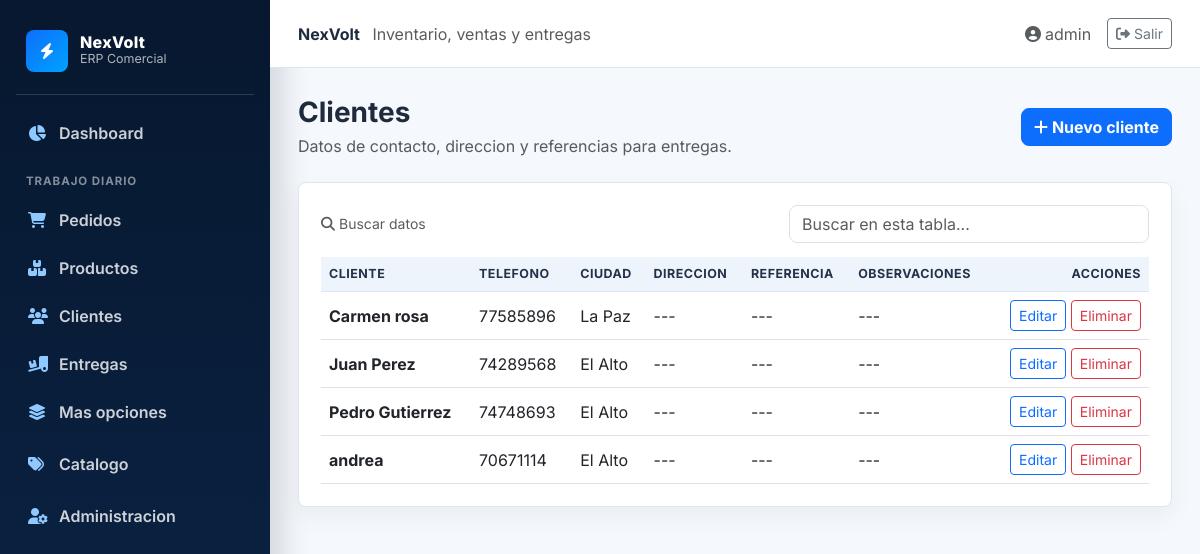
The page /clientes/ (signed in) on the database its author committed.
### blueprintapp/usuarios/models.py (models this page shows, shortened)
class User(db.Model, UserMixin):
    __tablename__ = "usuarios"
    id = db.Column(db.Integer, primary_key=True)
    username = db.Column(db.String(80), unique=True, nullable=False)
    password_hash = db.Column(db.String(128), nullable=False)
    rol_id = db.Column(db.Integer, db.ForeignKey("roles.id"))
    rol = db.relationship("Role", backref="usuarios")

### blueprintapp/clientes/models.py (models this page shows, shortened)
class Cliente(db.Model):
    __tablename__ = "clientes"
    id = db.Column(db.Integer, primary_key=True)
    nombre_completo = db.Column(db.String(120))
    telefono = db.Column(db.String(30), nullable=False)
    ciudad = db.Column(db.String(80))
    direccion = db.Column(db.String(200))
    referencia = db.Column(db.String(200))
    tipo_cliente = db.Column(db.String(50))
    fecha_registro = db.Column(db.DateTime, default=datetime.utcnow, nullable=False)
    observaciones = db.Column(db.Text)
    email = db.Column(db.String(100))
    pedidos = db.relationship("Pedido", backref="cliente", lazy=True)

### blueprintapp/clientes/routes.py (the view)
@bp_cliente.route("/")
@login_required
def index():
    clientes = Cliente.query.order_by(Cliente.nombre_completo).all()
    return render_template("cliente/index.html", clientes=clientes)

### blueprintapp/clientes/templates/cliente/index.html
{% extends "base.html" %}
{% block content %}
<div class="d-flex justify-content-between align-items-center mb-4">
    <div>
        <h1 class="h3 fw-bold mb-1">Clientes</h1>
        <p class="text-muted mb-0">Datos de contacto, direccion y referencias para entregas.</p>
    </div>
    <a href="{{ url_for('bp_cliente.create') }}" class="btn btn-primary">
        <i class="fas fa-plus me-1"></i>Nuevo cliente
    </a>
</div>
<div class="page-card">
    <div class="table-responsive">
        <table class="table table-hover align-middle mb-0">
            <thead>
                <tr>
                    <th>Cliente</th>
                    <th>Telefono</th>
                    <th>Ciudad</th>
                    <th>Direccion</th>
                    <th>Referencia</th>
                    <th>Observaciones</th>
                    <th class="text-end">Acciones</th>
                </tr>
            </thead>
            <tbody>
                {% for item in clientes %}
                <tr>
                    <td><strong>{{ item.nombre_completo or 'Sin nombre' }}</strong><div class="small text-muted">{{ item.email or '' }}</div></td>
                    <td>{{ item.telefono }}</td>
                    <td>{{ item.ciudad or '---' }}</td>
                    <td>{{ item.direccion or '---' }}</td>
                    <td>{{ item.referencia or '---' }}</td>
                    <td>{{ item.observaciones or '---' }}</td>
                    <td class="text-end">
                        <a href="{{ url_for('bp_cliente.edit', id=item.id) }}" class="btn btn-sm btn-outline-primary">Editar</a>
                        <form action="{{ url_for('bp_cliente.delete', id=item.id) }}" method="POST" class="d-inline" onsubmit="return confirm('Seguro que deseas eliminar este cliente?');">
                            <button type="submit" class="btn btn-sm btn-outline-danger">Eliminar</button>
                        </form>
                    </td>
                </tr>
                {% else %}
                <tr><td colspan="7" class="text-center text-muted py-4">No hay clientes registrados.</td></tr>
                {% endfor %}
            </tbody>
        </table>
    </div>
</div>
{% endblock %}

### blueprintapp/templates/base.html (shortened to what this page needs)
<!DOCTYPE html>
<html lang="es">
<head>
    <link href="https://cdn.jsdelivr.net/npm/bootstrap@5.3.0/dist/css/bootstrap.min.css" rel="stylesheet">
    <link href="https://cdnjs.cloudflare.com/ajax/libs/font-awesome/6.4.0/css/all.min.css" rel="stylesheet">
</head>
<body>
    {% if current_user.is_authenticated %}
    <div class="erp-shell">
        {% include "components/navbar.html" %}
        <section class="erp-main">
            <header class="topbar">
                <div>
                    <strong>NexVolt</strong>
                    <span class="text-muted ms-2">Inventario, ventas y entregas</span>
                </div>
                <div class="d-flex align-items-center gap-3">
                    <a class="text-decoration-none text-muted" href="{{ url_for('bp_perfil.ver_perfil') }}">
                        <i class="fas fa-user-circle me-1"></i>{{ current_user.username }}
                    </a>
                    <a class="btn btn-sm btn-outline-secondary" href="{{ url_for('auth.logout') }}">
                        <i class="fas fa-right-from-bracket me-1"></i>Salir
                    </a>
                </div>
            </header>
            <main class="content-wrap">
    {% else %}
    {% include "components/messages.html" %}
    <main class="container py-5">
    {% endif %}
        {% block content %}{% endblock %}
    </main>
    {% if current_user.is_authenticated %}
        </section>
    </div>
    {% endif %}
</body>
</html>

### blueprintapp/templates/components/navbar.html (shortened to what this page needs)
<aside class="erp-sidebar">
    <div class="brand-box">
        <div class="brand-icon"><i class="fas fa-bolt"></i></div>
        <div>
            <div class="brand-title">NexVolt</div>
            <div class="brand-subtitle">ERP Comercial</div>
        </div>
    </div>
    <a class="side-link" href="{{ url_for('main_bp.index') }}"><i class="fas fa-chart-pie"></i>Dashboard</a>
    <div class="sidebar-label">Trabajo diario</div>
    <a class="side-link" href="{{ url_for('bp_pedido.index') }}"><i class="fas fa-cart-shopping"></i>Pedidos</a>
    <a class="side-link" href="{{ url_for('bp_producto.index') }}"><i class="fas fa-boxes-stacked"></i>Productos</a>
    <a class="side-link" href="{{ url_for('bp_cliente.index') }}"><i class="fas fa-users"></i>Clientes</a>
    <a class="side-link" href="{{ url_for('bp_entrega.index') }}"><i class="fas fa-truck-ramp-box"></i>Entregas</a>
    <details class="nav-group">
        <summary class="side-link"><i class="fas fa-layer-group"></i>Mas opciones</summary>
    </details>
    <details class="nav-group">
        <summary class="side-link"><i class="fas fa-tags"></i>Catalogo</summary>
    </details>
    {% if current_user.rol and current_user.rol.nombre_rol == 'Administrador' %}
    <details class="nav-group">
        <summary class="side-link"><i class="fas fa-user-gear"></i>Administracion</summary>
    </details>
    {% endif %}
</aside>

### blueprintapp/templates/base.html (style rules this page uses)
:root { --navy: #07182f; --navy-2: #0b2447; --electric: #0d6efd; --electric-2: #00a3ff; --page: #f5f8fc; --line: #dce6f2; --text: #1f2a3d; }
body { min-height: 100vh; margin: 0; background: var(--page); color: var(--text); font-family: "Inter", sans-serif; }
.erp-shell { min-height: 100vh; display: flex; }
.erp-sidebar { width: 270px; flex: 0 0 270px; background: linear-gradient(180deg, var(--navy), var(--navy-2)); color: #fff; padding: 22px 16px; position: sticky; top: 0; height: 100vh; overflow-y: auto; box-shadow: 10px 0 30px rgba(7, 24, 47, 0.16); }
.brand-box { display: flex; align-items: center; gap: 12px; padding: 8px 10px 22px; border-bottom: 1px solid rgba(255, 255, 255, 0.14); margin-bottom: 16px; }
.brand-icon { width: 42px; height: 42px; display: grid; place-items: center; border-radius: 8px; background: linear-gradient(135deg, var(--electric), var(--electric-2)); }
.brand-title { font-weight: 800; letter-spacing: .3px; line-height: 1; }
.brand-subtitle { font-size: .78rem; color: rgba(255, 255, 255, .68); }
.sidebar-label { color: rgba(255, 255, 255, .5); font-size: .72rem; font-weight: 700; letter-spacing: .08em; margin: 18px 10px 8px; text-transform: uppercase; }
.side-link { display: flex; align-items: center; gap: 11px; color: rgba(255, 255, 255, .8); text-decoration: none; padding: 10px 12px; border-radius: 8px; margin-bottom: 4px; font-weight: 600; transition: .15s ease; }
.side-link i { width: 20px; color: #8fc9ff; }
.erp-main { flex: 1; min-width: 0; display: flex; flex-direction: column; }
.topbar { height: 68px; background: #fff; border-bottom: 1px solid var(--line); display: flex; align-items: center; justify-content: space-between; padding: 0 28px; position: sticky; top: 0; z-index: 10; }
.content-wrap { padding: 28px; }
.page-card { background: #fff; border: 1px solid var(--line); border-radius: 8px; box-shadow: 0 10px 25px rgba(7, 24, 47, .05); padding: 22px; animation: riseIn .22s ease both; }
.btn-primary { background: var(--electric); border-color: var(--electric); border-radius: 8px; font-weight: 700; }
.table { vertical-align: middle; }
.table tbody tr { transition: background .12s ease; }
.table thead th { background: #eef4fb; color: #23324a; font-size: .78rem; text-transform: uppercase; letter-spacing: .04em; border-bottom: 1px solid var(--line); }
details.nav-group { margin-bottom: 4px; }
details.nav-group summary { cursor: pointer; list-style: none; }

### rows shown on the page
User: username "admin"
Cliente: nombre_completo "Carmen rosa", telefono "77585896", ciudad "La Paz", direccion "---", referencia "---", observaciones "---"
Cliente: nombre_completo "Juan Perez", telefono "74289568", ciudad "El Alto", direccion "---", referencia "---", observaciones "---"
Cliente: nombre_completo "Pedro Gutierrez", telefono "74748693", ciudad "El Alto", direccion "---", referencia "---", observaciones "---"
Cliente: nombre_completo "andrea", telefono "70671114", ciudad "El Alto", direccion "---", referencia "---", observaciones "---"
